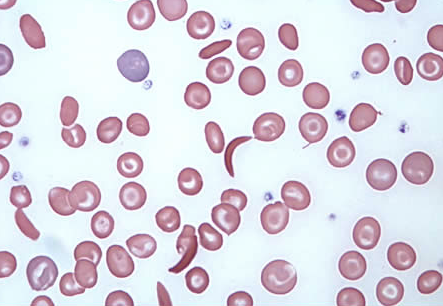
%> input picture images/sickle.png, 443 x 306 px
$ octave EdgeDetectionBasic.m   (GNU Octave 9; MATLAB toolbox functions it lacks are replaced by stand-ins)
%> lines starting %> are read from the running program, lines starting %| are printed output that depends on the picture
% Author: Hersh Godse
% Using:  https://cs.uwaterloo.ca/~jorchard/cs473/video_lectures/L22_Edge_Detection/L22_Edge_Detection.html
%         https://www.dropbox.com/s/cu5hycqfjihhfgv/L22%20Edge%20Detection.pdf?dl=0

%% Read image, get intensity
% Read in the image, and subset the first z-axis level to get image
% intensity (brightness) independent of color
clear;
f = imread('sickle.png');
%> f is the input picture: size 306x443x3 uint8; mean R, G, B 220.1, 215.9, 225.7
f = double(f(:,:,1));
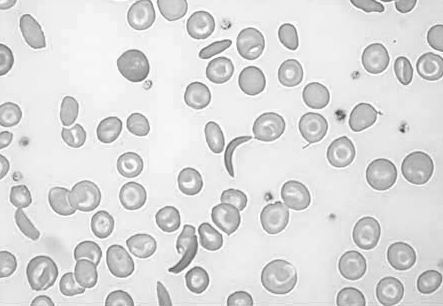
%> f: size 306x443 double; min 70, max 255, mean 220.1
%imshow(f,[])

%% Calculate changes in image intensity between pixels
% For edge detection, we look for abrupt changes in intensity between pixels.
% If we plot intensity against x-axis or y-axis, when there is high slope,
% there is large change in intensity.

% We can calculate the change in intensity at a pixel as follows: call
% current pixel j. Get intensity of pixel j+1, subtract from pixel i-1,
% and divide by 2 (dividing because j+1 - j-1 is intensity difference over
% two pixels, but we want intensity difference over one pixel). Thus,
% change in intensity dIdx = [I(x+1) - I(x-1)]/2

% Using above logic, for each pixel in image matrix f, take intensity of
% the physically left pixel (circshift(f,[0 -1])) and subtract from right
% pixel (circshift(f,[0 1])), then divide by two. This calculates change in
% intensity along x-axis
dfdx = (circshift(f,[0 -1]) - circshift(f,[0 1])) / 2;
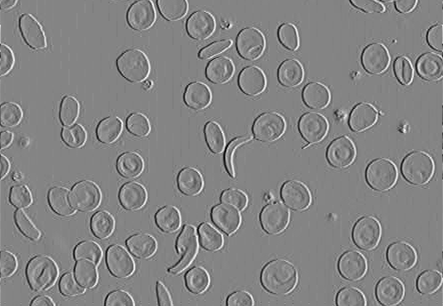
%> dfdx: size 306x443 double; min -72, max 66.5, mean 0; drawn with min black and max white
% imshow(dfdc,[])

% Use a similar process, calculate change in intensity along y-axis
dfdy = (circshift(f,[-1 0]) - circshift(f,[1 0])) / 2;
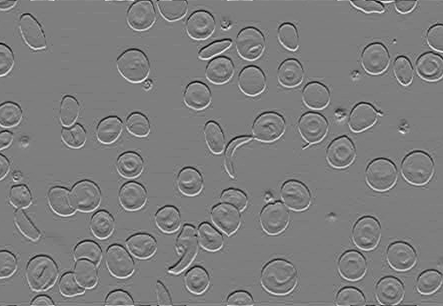
%> dfdy: size 306x443 double; min -70.5, max 72, mean 0; drawn with min black and max white
% imshow(dfdr,[])

%% Calculate and show intensity magnitude -> Edge detection
% dfdx is x component of each pixel's intensity vector; dydx is y component
% use Pythagorean theorem to calculate intensity vector's magnitude from
% dfdx and dfdy, store as intensity_mag
intensity_mag = sqrt(dfdx.^2 + dfdy.^2);
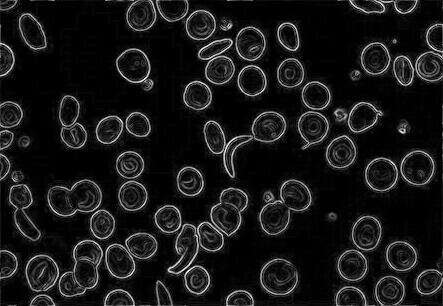
%> intensity_mag: size 306x443 double; min 0, max 82.42, mean 7.5; drawn with min black and max white

% Display all the intensity magnitudes. An intenser white color corresponds
% to a more dramatic change in intensity in the image
subplot(1,2,1), imshow(intensity_mag,[])

dfdx = (circshift(f,[0 -2]) - circshift(f,[0 2])) / 2;
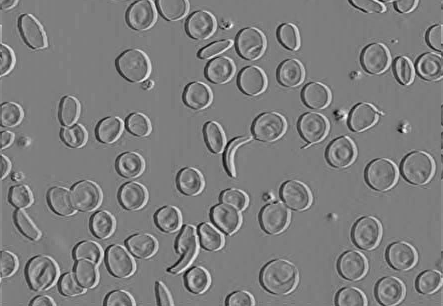
%> dfdx: size 306x443 double; min -78.5, max 80, mean 0; drawn with min black and max white
% imshow(dfdc,[])

% Use a similar process, calculate change in intensity along y-axis
dfdy = (circshift(f,[-2 0]) - circshift(f,[2 0])) / 2;
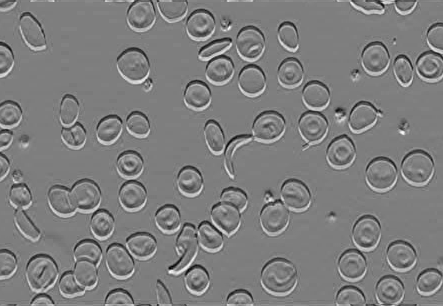
%> dfdy: size 306x443 double; min -78, max 79, mean 0; drawn with min black and max white
% imshow(dfdr,[])

%% Calculate and show intensity magnitude -> Edge detection
% dfdx is x component of each pixel's intensity vector; dydx is y component
% use Pythagorean theorem to calculate intensity vector's magnitude from
% dfdx and dfdy, store as intensity_mag
intensity_mag = sqrt(dfdx.^2 + dfdy.^2);
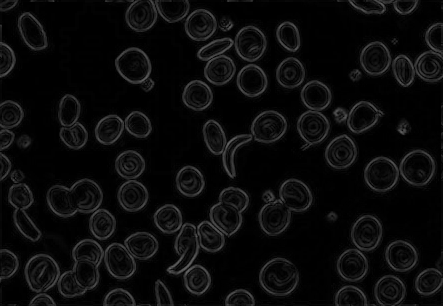
%> intensity_mag: size 306x443 double; min 0, max 101.5, mean 11.1

% Display all the intensity magnitudes. An intenser white color corresponds
% to a more dramatic change in intensity in the image
subplot(1,2,2), imshow(intensity_mag,[])

$ run again, with images/fabric.png copied over images/sickle.png
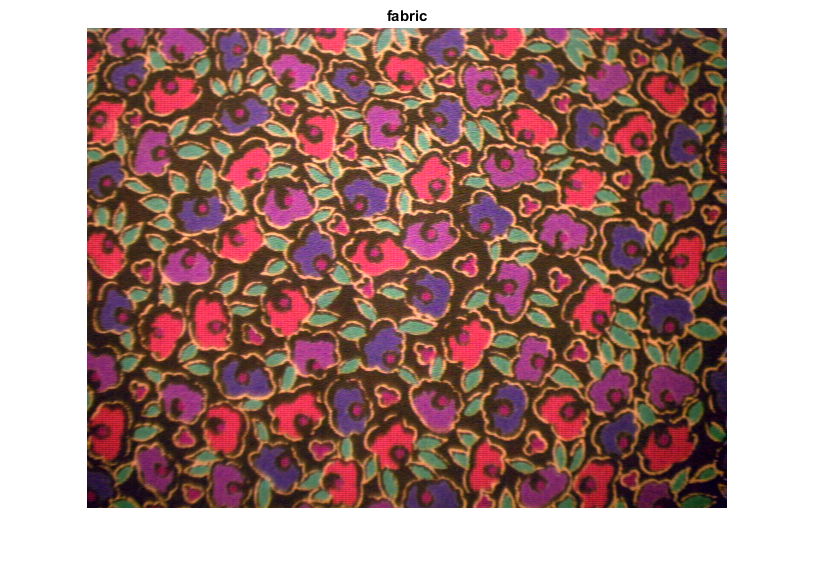
%> input picture images/fabric.png, 814 x 575 px
%> f is the input picture: size 575x814x3 uint8; mean R, G, B 170.8, 137.2, 132.3
%> f: size 575x814 double
%> `dfdy = (circshift(f,[-2 0]) - circshift(f,[2 0])) / 2;`:
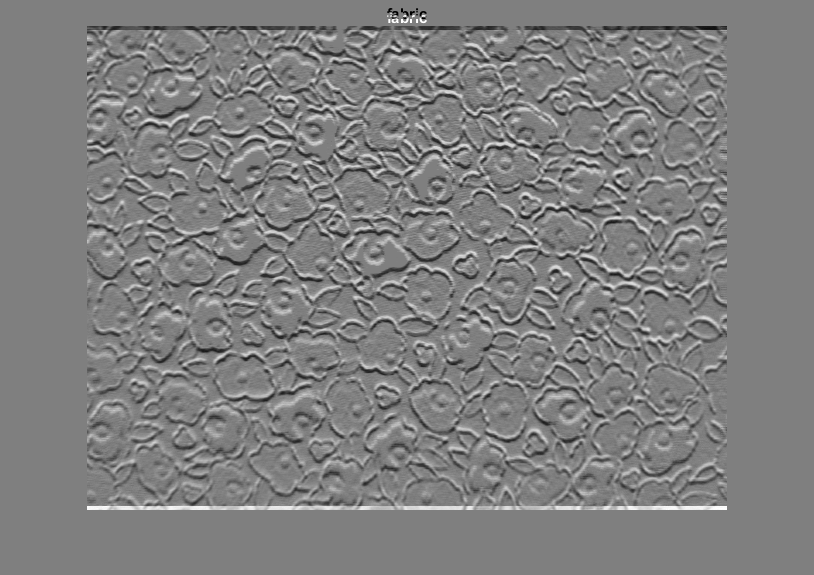
%> dfdy: size 575x814 double; min -127.5, max 127.5, mean 0; mean of the top-left, top-right, bottom-left and bottom-right quarters -0.8, -0.7, 0.8, 0.7; drawn with min black and max white
%> `intensity_mag = sqrt(dfdx.^2 + dfdy.^2);`:
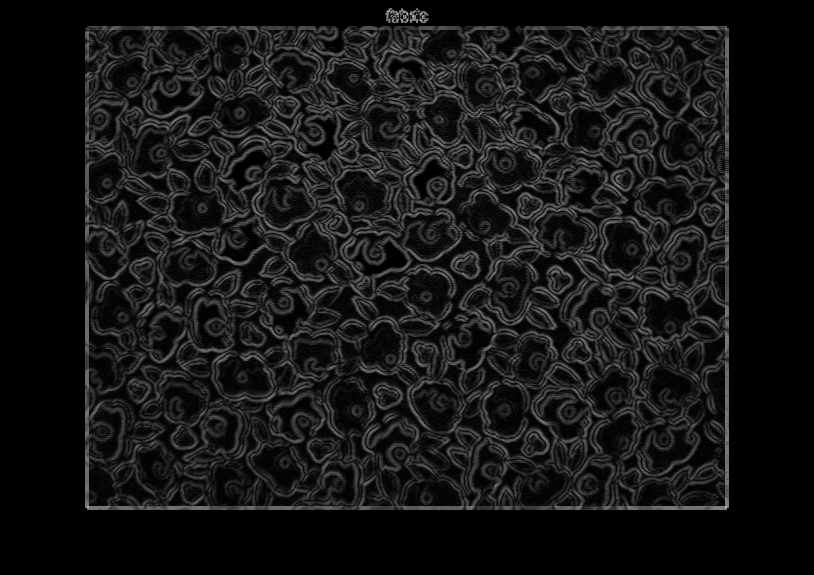
%> intensity_mag: size 575x814 double; min 0, max 180.3, mean 21.7
